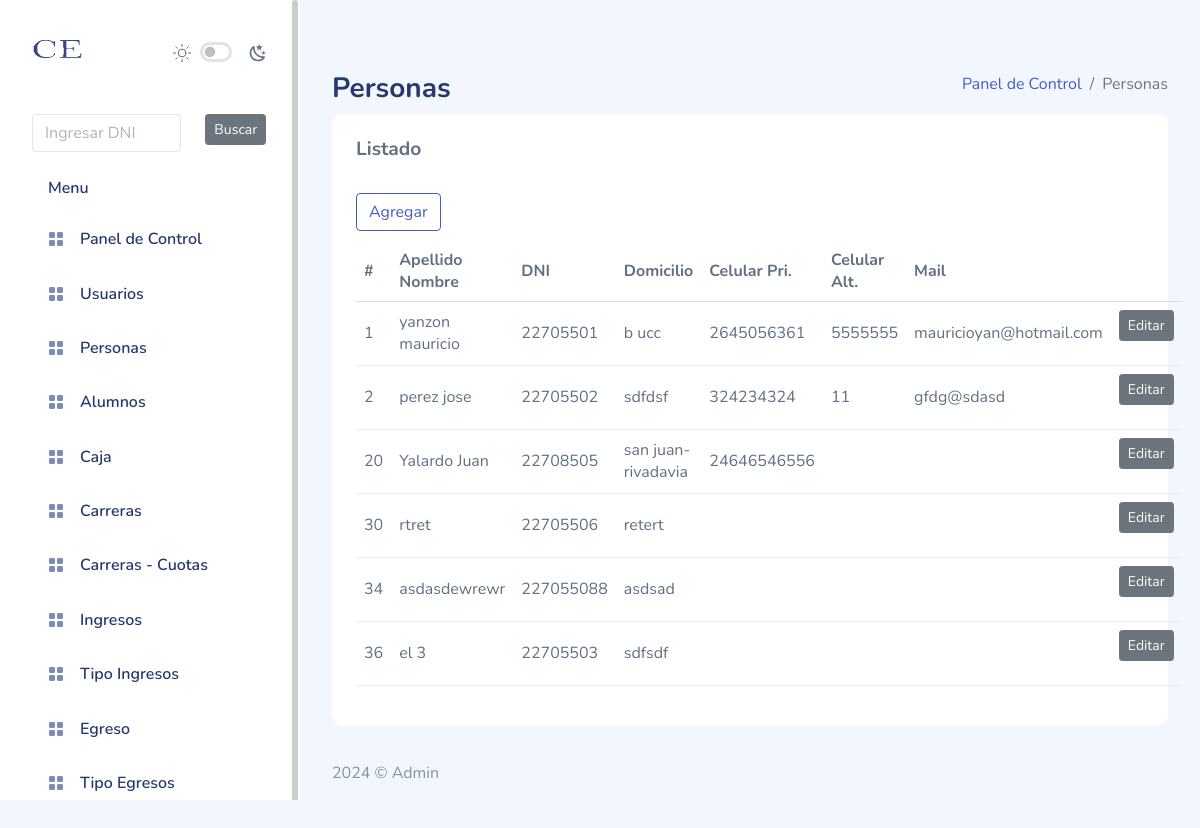
/personas/index.php (signed in), run on an earlier commit of the app's database.
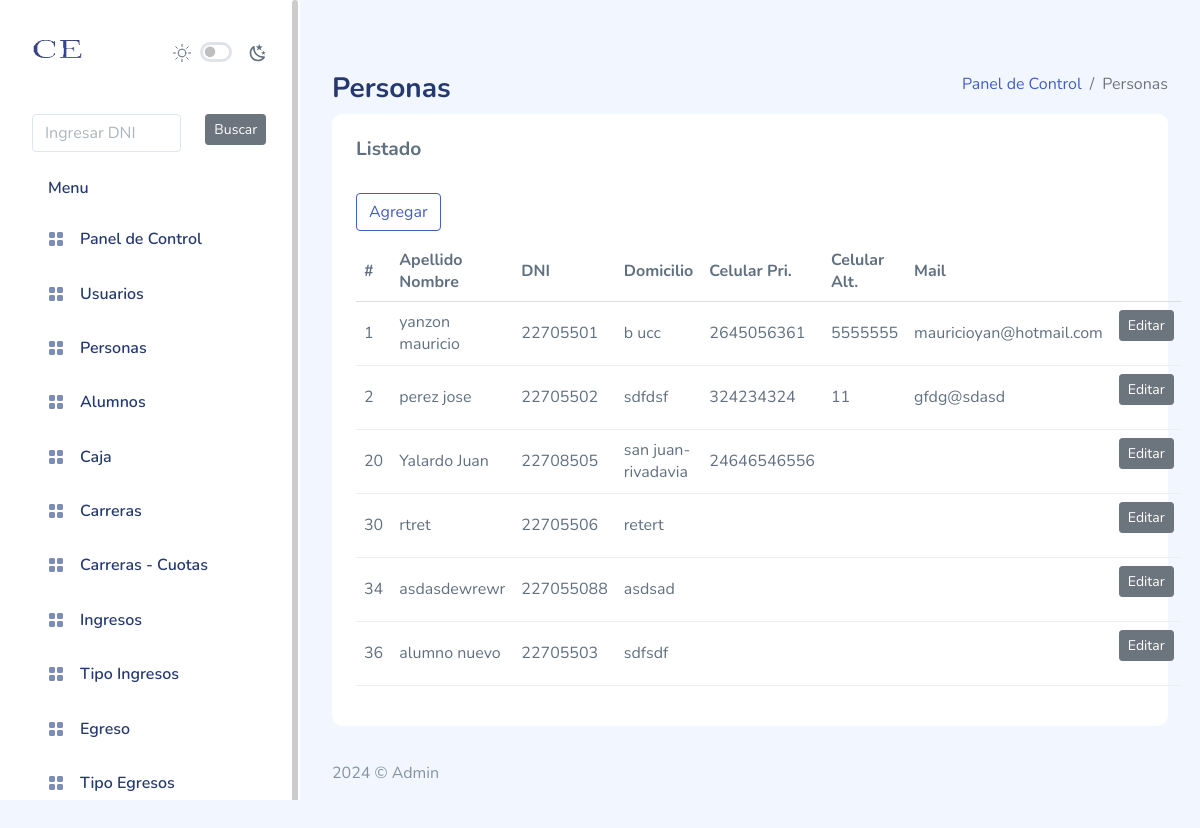
And on a later commit of the database.
### tables this page shows
CREATE TABLE `persona` (
  `id` int NOT NULL AUTO_INCREMENT,
  `apellidonombre` varchar(30) NOT NULL,
  `dni` int NOT NULL,
  `domicilio` varchar(50) NOT NULL,
  `cel1` varchar(11) NOT NULL,
  `cel2` varchar(11) NOT NULL,
  `mail` varchar(35) NOT NULL,
  PRIMARY KEY (`id`),
  UNIQUE KEY `apellidonombre` (`apellidonombre`) USING BTREE,
  UNIQUE KEY `dniunico` (`dni`)
);

### bd/conexion.php (called while the page is built, shortened)
<?php
class Conexion
{
	private static $objCon = null;
	public static function obtenerInstancia()
	{
		if (self::$objCon == null) {
			self::$objCon = mysqli_connect("localhost", "root", "", "bdce");
		}
		return self::$objCon;
	}
}

### personas/persona.php (called while the page is built, shortened)
<?php
include_once("../bd/conexion.php");
class Persona
{
  public function lista()
  {
    $consulta = "SELECT * FROM persona";
    $rs = mysqli_query(conexion::obtenerInstancia(), $consulta);
    if (mysqli_num_rows($rs) > 0) {
      while ($fila = mysqli_fetch_assoc($rs)) {
        $data[] = $fila;
      }
    }
    return $data;
  }
}

### personas/index.php (the view, shortened to what this page needs)
<?php
include("../cabecera.php");
include("../menu.php");
include("persona.php");
?>
<div id="main">
    <div class="page-heading">
        <div class="page-title">
            <div class="row">
                <div class="col-12 col-md-6 order-md-1 order-last">
                    <h3>Personas</h3>
                </div>
                <div class="col-12 col-md-6 order-md-2 order-first">
                    <nav aria-label="breadcrumb" class="breadcrumb-header float-start float-lg-end">
                        <ol class="breadcrumb">
                            <li class="breadcrumb-item"><a href="../panelcontrol/index.php">Panel de Control</a></li>
                            <li class="breadcrumb-item active" aria-current="page">Personas</li>
                        </ol>
                    </nav>
                </div>
            </div>
        </div>
        <section class="section">
            <div class="card">
                <div class="card-header">
                    <h4 class="card-title">Listado</h4>
                </div>
                <div class="card-body">
                    <div class="buttons">
                        <a href="nuevo.php" class="btn btn-outline-primary">Agregar</a>
                    </div>
                    <table class="table table-flush" id="datatable">
                        <thead class="thead-light">
                            <tr>
                                <th>#</th>
                                <th>Apellido Nombre</th>
                                <th>DNI</th>
                                <th>Domicilio</th>
                                <th>Celular Pri.</th>
                                <th>Celular Alt.</th>
                                <th>Mail</th>
                                <th></th>
                            </tr>
                        </thead>
                        <tbody>
                            <?php
                            $objeto = new Persona();
                            $usuarios = $objeto->lista();
                            foreach ($usuarios as $item) {
                            ?>
                                <tr>
                                    <td><?php echo $item['id']; ?></td>
                                    <td><?php echo $item['apellidonombre']; ?></td>
                                    <td><?php echo $item['dni']; ?></td>
                                    <td><?php echo $item['domicilio']; ?></td>
                                    <td><?php echo $item['cel1']; ?></td>
                                    <td><?php echo $item['cel2']; ?></td>
                                    <td><?php echo $item['mail']; ?></td>
                                    <td>
                                        <form method="POST" role="form" action="editar.php">
                                            <button class="btn btn-sm btn-secondary d-inline-flex align-items-center">Editar</button>
                                        </form>
                                    </td>
                                </tr>
                            <?php
                            }
                            ?>
                        </tbody>
                    </table>
                </div>
            </div>
        </section>
        <?php
        include("../pie.php");
        ?>

What changed in the data, as far as the page shows it:
changed persona "sdfsdf": apellidonombre "el 3" → "alumno nuevo"
